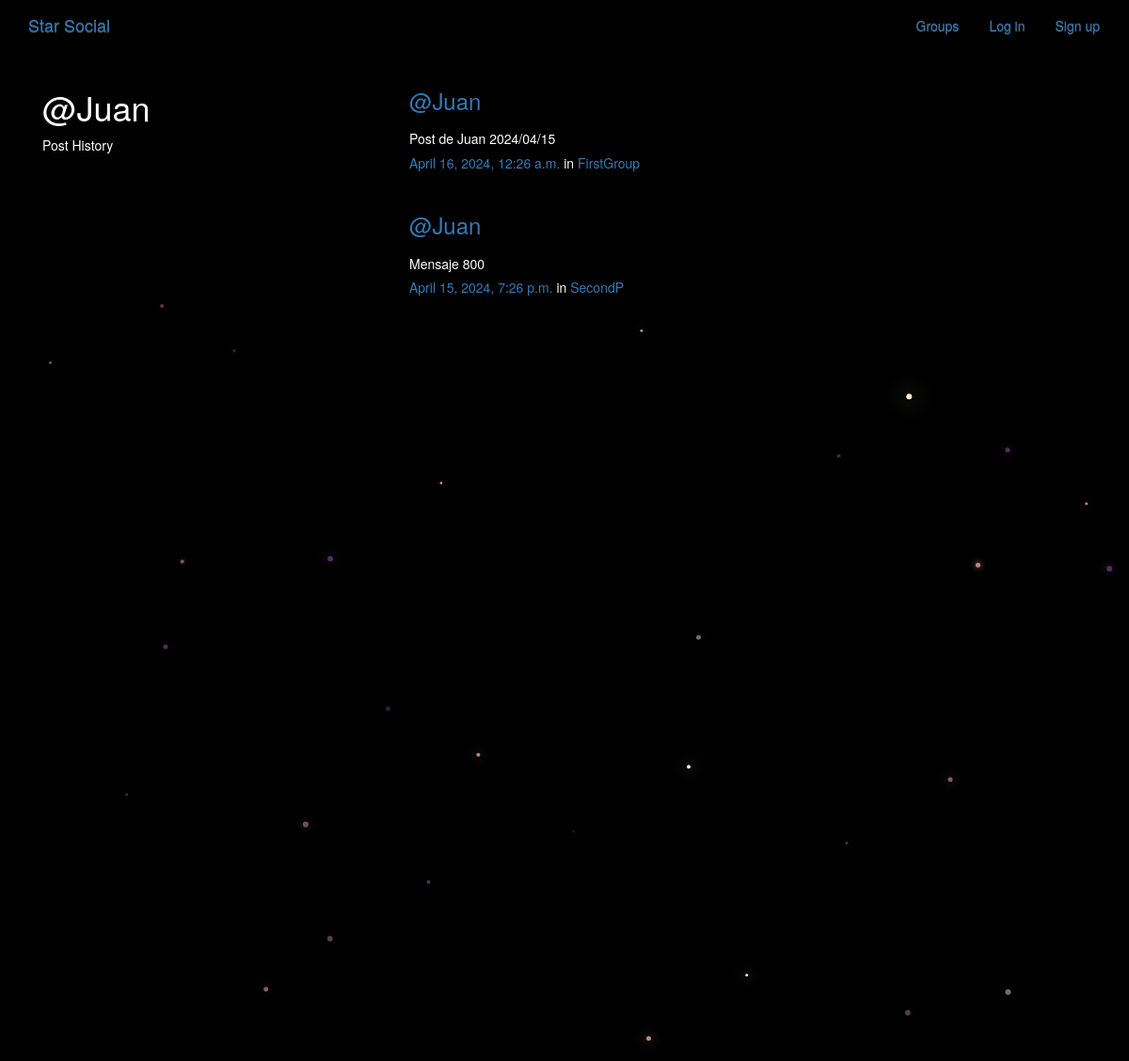
/posts/by/Juan/, run on the app's committed database.
### posts/models.py (models this page shows, shortened)
class Post(models.Model):
    user =models.ForeignKey(User,related_name='posts',on_delete=models.CASCADE)
    created_at = models.DateTimeField(auto_now=True)
    message = models.TextField()
    message_html = models.TextField(editable=False)
    group = models.ForeignKey(Group,related_name='posts', null=True,blank=True,on_delete=models.CASCADE)
    class Meta:
        ordering =['-created_at']
        unique_together =['user','message']

### groups/models.py (models this page shows, shortened)
class Group(models.Model):
    name = models.CharField(max_length=255,unique=True)
    slug = models.SlugField(allow_unicode=True,unique=True)
    description = models.TextField(blank=True,default='')
    description_html = models.TextField(editable=False,default='',blank=True)
    members = models.ManyToManyField(User,through='GroupMember')
    class Meta:
        ordering=['name']

### posts/views.py (the view)
# urls.py: path("by/<username>/",views.UserPosts.as_view(),name="for_user"),
class UserPosts(generic.ListView):
    model = models.Post
    template_name = 'posts/user_post_list.html'
    def get_queryset(self):
        try:
            self.post_user = User.objects.prefetch_related("posts").get(username__iexact=self.kwargs.get("username"))
        except User.DoesNotExist:
            raise Http404
        else:
            return self.post_user.posts.all()
    def  get_context_data(self,**kwargs):
        context = super().get_context_data(**kwargs)
        context['post_user'] = self.post_user
        return context

### posts/templates/posts/user_post_list.html
{% extends "posts/post_base.html" %}
{% block prepost %}
<div class="col-md-4">
  <h1>@{{ post_user.username }}</h1>
  <p>Post History</p>
</div>
{% endblock %}
{% block post_content %}
<div class="col-md-8">
  {% for post in post_list %}
    {% include "posts/_post.html" %}
  {% endfor %}
</div>
{% endblock %}

### posts/templates/posts/_post.html (shortened to what this page needs)
<div class="media">
	<h3 class="mr-5"><a href="{% url 'posts:for_user' username=post.user.username %}">@{{ post.user.username }}</a></h3>
	<div class="media-body">
		<h5>{{ post.message_html|safe }}
			<time class="time"><a href="{% url 'posts:single' username=post.user.username pk=post.pk %}">{{ post.created_at }}</a></time>
			{% if post.group %}
			<span class="group-name">in <a href="#">{{ post.group.name }}</a></span>
			{% endif %}
		</h5>
	</div>
</div>

### static/simplesocial/css/master.css (style rules this page uses)
body { margin: 0; overflow: hidden; background-color: black; color:white; }

### data on the page
Post: user.username "Juan", message_html "Post de Juan 2024/04/15", created_at "April 16, 2024, 12:26 a.m.", group.name "FirstGroup"
Post: user.username "Juan", message_html "Mensaje 800", created_at "April 15, 2024, 7:26 p.m.", group.name "SecondP"

### other printed values
{{ post_user.username }} "Juan"
